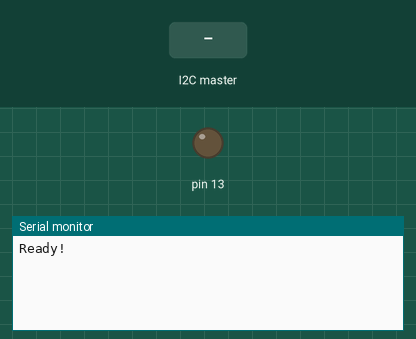
A sketch run on a simulated Arduino Uno, built with avr-gcc and run on an emulated ATmega328P. On the bench: output pins drawn as LEDs (lit = HIGH), the last lines printed to the serial monitor. The test bench sets the inputs (shaded band).

Above: at 1.2 s.
1.3 s: the I2C master sends the byte 1
At 2.5 s:
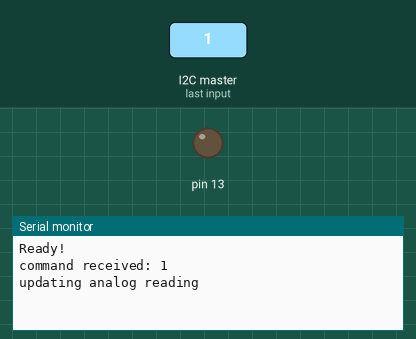
2.8 s: the I2C master sends the byte 0
At 3.9 s:
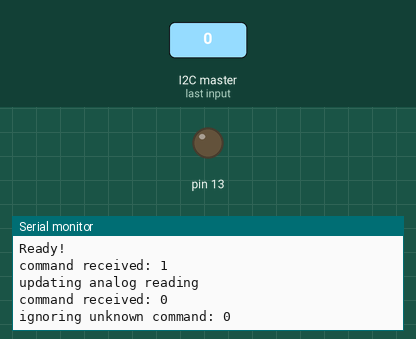

Measured:
- after the input at 1.3 s, the serial monitor: prints a new line at once (image 1)
- after the input at 2.8 s, the serial monitor: prints a new line at once (image 2)

The sketch:

i2c-slave-to-rpi.ino
```cpp
#include <Wire.h>

#define SLAVE_ADDRESS 0x04
int analogPin = 3;
int command = 0;
int reading = 0;
byte buf[2];

void setup() {
  // turn on LED
  pinMode(13, OUTPUT);

  // start serial for output
  Serial.begin(9600);

  // initialize i2c as slave
  Wire.begin(SLAVE_ADDRESS);

  // define callbacks for i2c communication
  Wire.onReceive(receiveData);
  Wire.onRequest(sendData);

  // we're ready to go
  Serial.println("Ready!");
}

void loop() {
  delay(100);
}

// callback for received data
void receiveData(int byteCount) {
  while (Wire.available()) {
    command = Wire.read();
    Serial.print("command received: ");
    Serial.println(command);

    if (command == 1) {
      Serial.println("updating analog reading");
      reading = analogRead(analogPin);
    }
    else {
      Serial.print("ignoring unknown command: ");
      Serial.println(command);
    }
  }
}

// callback for sending data
void sendData() {
  buf[0] = reading & 0xFF;
  buf[1] = (reading & 0xFF00) >> 8;

  Serial.print("sending: ");
  Serial.println(reading);
  Wire.write(buf, 2);
}
```
